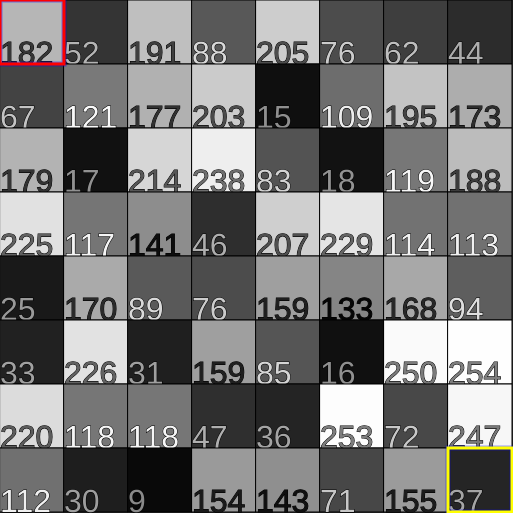
Frame 1 (no input)
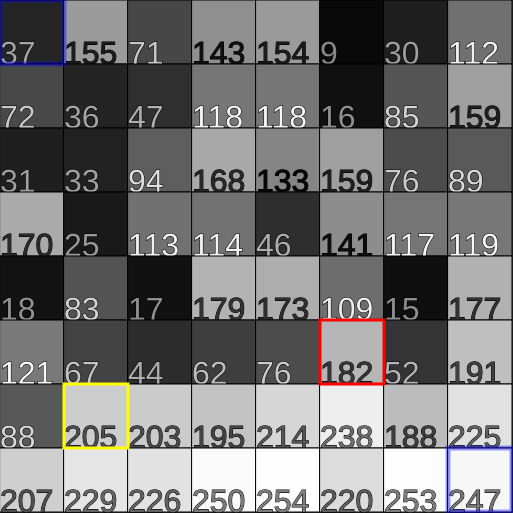
Frame 60 (no input)
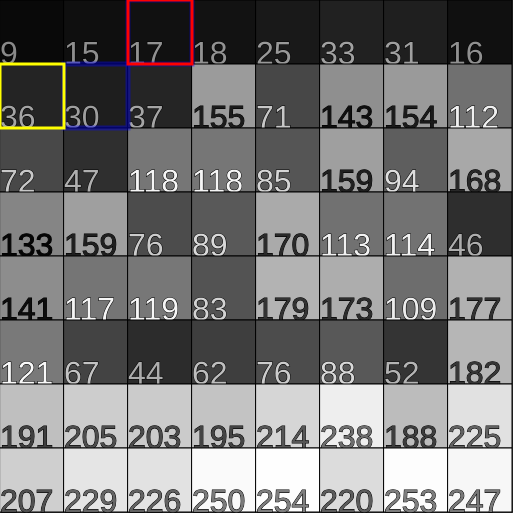
Frame 120 (the mouse pressed at the canvas centre since frame 60)

The p5.js sketch that drew these frames (run headless with seeded random() and noise() and a simulated clock; from frame 60 on, the mouse is pressed at the canvas centre):

// p5.js sketch
// ── sketch.js
//Parameters
var S = 512
var n = 8
//Other vars
var w = S/n
var N = n*n
var L = []
var t = 0
var T = {}

//Bubble
var current = 0
var swapped = false
//improved bubble
var itr = 1
//quick
var l = 0
var r = N-1
var piv = l
var todo = []
var working = false
current = N-1

function createData(){
	L = []
	w = S/n
	N = n*n
	t = frameCount
	for(var i=0; i<N; i++){
		L.push(Math.floor(random()*256))
	}
}

function reset(){
	swapped = false
	itr = 1
	l = 0
	r = N-1
}

function setup(){
	createCanvas(S+1,S+1)
	createData()
}

function draw(){
	background(51)
	//Draw grid
	stroke(0)
	strokeWeight(1)
	for(var x=0; x < n; x++){
		for(var y=0; y < n; y++){
			var i = x+y*n
			fill(L[i])
			rect(x*w,y*w,w,w)
			fill((L[i]+128)%256)
			textSize(w/2)
			text(nfc(L[i],0),x*w,(y+1)*w)
		}
	}

	//Style for selection box
	noFill()
	strokeWeight(5)
	stroke(255,255,0)

	//Perform sort
	quickSort()

	frameRate(60)
}

function bubble(){
	//Draw selection
	rect((current%n)*w,floor(current/n)*w,w*2,w)
	//Perform sort (every cycle)
	if(L[current] > L[current+1]){
		var swapper = L[current]
		L[current] = L[current+1]
		L[current+1] = swapper
		swapped = true
	}
	//At end of cycle
	if(current == N-1){
		if(!swapped){
			T[n] = frameCount - t
			console.log(T)
			n++
			createData()
			reset()
			current = 0
		}
		current = 0
		swapped = false
	} else { //If not at end
		current++
	}
}

function improvedBubble(){
	//Draw selection
	rect((current%n)*w,floor(current/n)*w,w*2,w)
	//Perform sort (every cycle)
	if(L[current] > L[current+1]){
		var swapper = L[current]
		L[current] = L[current+1]
		L[current+1] = swapper
		swapped = true
	}
	//At end of cycle
	if(current >= N-itr){
		if(!swapped){
			T[n] = frameCount - t
			n++
			createData()
			reset()
			current = 0
		}
		current = 0
		swapped = false
		itr++
	} else {
		current++
	}
}

function quickSort(){
	console.log(l,piv,current,r)
	//Draw selection
	stroke(0,0,255,100)
	rect((l%n)*w,floor(l/n)*w,w,w)
	rect((r%n)*w,floor(r/n)*w,w,w)
	strokeWeight(3)
	stroke(255,255,0)
	rect((current%n)*w,floor(current/n)*w,w,w)
	stroke(255,0,0)
	rect((piv%n)*w,floor(piv/n)*w,w,w)
	
	if(piv == current){
		if(piv-l > 1){
			if(r-piv > 1){todo.push([piv+1,r])}
			r = piv-1
		} else if(r-piv > 1) {
			l = piv+1
		} else {
			if(todo.length == 0){
				T[n] = frameCount - t
				n++
				createData()
				reset()
				current = N-1
			} else {
				var x = todo.pop()
				l = x[0]
				r = x[1]
			}
		}
		piv = l
		current = r
	}

	if(L[piv] > L[current]){
		changed = L.slice(l,piv).concat(L[current],L.slice(piv,current),L.slice(current+1))
		L.splice(l,changed.length,...changed)
		piv++
	} else {
		current--
	}
}
